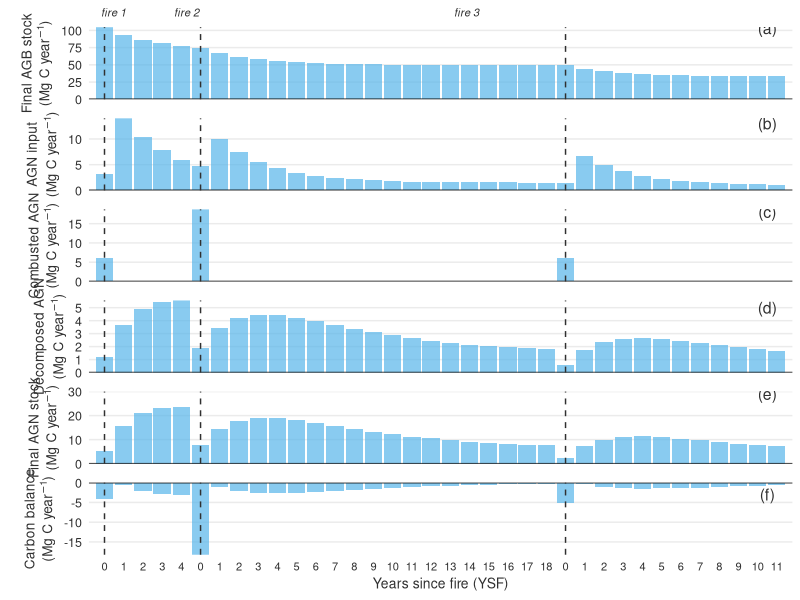

Write the R code that produced this figure.

##_____________________________________________________________________________
## SEEG Fire
## GEE emissions from forest fires not related to deforestation
## Integrated model for the final carbon balance from combustion and 
## mortality/decomposition for forestts only
##
## For all fire frequencies - Multiburn
## Manuscript figure - Single-point timeline
##
## R version 4.1.2
##
## Made by: Aline Pontes Lopes, 10/02/2022, eds 25/05/2022, 23/05/2023
##_______________________________________________________________________________


library(deSolve) #supports numerical integration using a range of numerical methods
library(ggplot2) #supports visualization of layered graphics
library(plyr) #supports data frame merging
library(magrittr) #supports pipe function
library(grid) #supports additional graphing capability
library(egg) #supports visualization of multiple plots & graphs

## TUTORIAL
## https://rpubs.com/rsmard05/sysDynR

# Other resources:
# https://exchange.iseesystems.com/models/editor/aline-pontes-lopes/seegfireemissionmodel20220210
# https://onlinelibrary.wiley.com/doi/abs/10.1002/sdr.1638

options(scipen = 999)


## Single-burn function -----------------------------------------------------------

# the function
model.single <- function(time, stocks, auxs){
  with(as.list(c(stocks, auxs)),{
    
    # Selecting AGB loss rate
    max.YSF = length(AGBloss.lookup) - 1
    aRef.netAGBloss = ifelse(time > max.YSF, 0, -AGBloss.lookup[as.character(time)])
    aRef.netAGNgain = ifelse(time > max.YSF, 0, AGBloss.lookup[as.character(time)])
    
    # Remaing AGB
    fNetAGBloss = s.inAGBstock * aRef.netAGBloss
    fLeftAGB = s.inAGBstock + fNetAGBloss
    
    # Necromass inflows
    fAGNinput.Mortality = s.inAGBstock * aRef.netAGNgain
    fAGNinput.TurnOver = s.inAGBstock * aRef.turnover #ifelse(time==0,0,aRef.turnover)
    fAGNinput = fAGNinput.Mortality + fAGNinput.TurnOver
    
    # Necromass outflows
    # Immediate combustion
    fAGNcomb.fwd = s.inAGNstock * ifelse(time==0, (1-aREF.AGNpart.sF)*aREF.combF.fwd.sF, 0)
    fAGNcomb.cwd = s.inAGNstock * ifelse(time==0, aREF.AGNpart.sF    *aREF.combF.cwd.sF, 0)
    fAGNcomb = fAGNcomb.fwd + fAGNcomb.cwd
    # Decomposition
    fAGNdecomp = (s.inAGNstock + fAGNinput - fAGNcomb)*aREF.decomposition #ifelse(time==0,0,aREF.decomposition)
    #Remaining necromass
    fLeftAGN = (s.inAGNstock + fAGNinput - fAGNcomb)*(1-aREF.decomposition) #(1-ifelse(time==0,0,aREF.decomposition)) 
    
    #Final Carbon balance
    fCBalance = (fLeftAGB - s.inAGBstock) + (fLeftAGN - s.inAGNstock)
    
    # Changes in reference stocks
    dYear_dt = 1
    dAGB_dt = fNetAGBloss
    dAGN_dt = fAGNinput - fAGNcomb - fAGNdecomp
    
    return(list(c(dYear_dt,dAGB_dt, dAGN_dt), 
                NetAGBloss = fNetAGBloss,
                Ref.netAGBloss = aRef.netAGBloss,
                LeftAGB = fLeftAGB,
                AGNinput = fAGNinput,
                AGNcomb = fAGNcomb,
                AGNdecomp = fAGNdecomp,
                LeftAGN = fLeftAGN,
                CBalance = fCBalance
                ))
  })
}



## Multiburn loop -----------------------------------------------------------
# example following the second sheet of the excel 'simulation_netemissions_update4_20220223_tests.xlsx' - second sheet
# available at: https://drive.google.com/drive/u/0/folders/1-Yv82rGGu3HhFHJ7umSBDI-MvBI-OkoG


# multiburn function using the single-burn function ----

model.multi <- function(simtime, first.last.years, fire.years, stocks, auxs, auxs.multiB){
  
  for(i in 1:length(fire.years)) {
    
    if(i==1) { # Single-burn
      
      # update the first-fire year
      stocks[1] =  fire.years[i] 
      
      # run the model
      base = data.frame(ode(y = stocks, times = simtime, func = model.single, parms = auxs, method = "euler"))
      
    } else { # Multiburn
      
      # update the first-fire year
      stocks[1] =  fire.years[i] 
      
      # update AGB and AGN stocks
      new.refYear.data = subset(base, year == fire.years[i])
      stocks[2] = new.refYear.data[[3]] # s.inAGBstock
      stocks[3] = new.refYear.data[[4]] # s.inAGNstock
      
      # update AGB loss for year 0, continuing the previous loop
      auxs[[1]]["0"] = -new.refYear.data[[6]] # AGB Loss Rate 
      
      # update cwd/fwd partioning
      auxs[4] = auxs.multiB[[1]]   
      
      # update cwd combustion factors
      auxs[6] = auxs.multiB[[2]]
      
      # run the model
      temp = data.frame(ode(y = stocks, times = simtime, func = model.single, parms = auxs, method = "euler"))
      
      # blend output dataframe
      
      base = subset(base, year < fire.years[i])
      
      base = rbind(base,temp) 
      
    }
    
    base = subset(base, year>=first.last.years[1] & year <= first.last.years[2])
    
  }
  
  return(base)
}



# Start values ---------------------------------------------------------------------
# example following the second sheet of the excel 'simulation_netemissions_update4_20220223_tests.xlsx' - thrid sheet
# available at: https://drive.google.com/drive/u/0/folders/1-Yv82rGGu3HhFHJ7umSBDI-MvBI-OkoG
# values were rounded


# Set the time period and step. Define the stocks and auxiliaries.

START <- 0
FINISH <- 35
STEP <- 1
simtime <- seq(START, FINISH, by = STEP)

first.last.years = c(1986,2021) # according to the Mapbiomas fire

fire.years = c(1986,1991,2010) # when the fire events happened                             <--- change here

stocks <- c(year = first.last.years[1],                  # start year
            s.inAGBstock = 104.6,       # start AGB stock                                <--- change here
            s.inAGNstock = 9.4)    # start AGN stock = cwd + fwd qcn maps              <--- change here

AGBloss.lookup = c(0,0.104,0.080,0.060,0.044,0.032,0.023,0.016,0.011,0.008,0.006,0.004,0.003,0.002,0.001,0.001,0.001)
#names(AGBloss.lookup) = seq(0,9,1)
names(AGBloss.lookup) = seq(0,16,1)

auxs <- list(AGBloss.lookup = AGBloss.lookup,
             aRef.turnover = 0.03,            
             aREF.decomposition = 0.19,        
             aREF.AGNpart.sF = 9.4/(5.0+9.4),    # cwd stock / (fwd + cwd stock)               <--- change here
             aREF.combF.fwd.sF = 0.683,
             aREF.combF.cwd.sF = 0.643
)

# just the variable that are different for single and multiburn
auxs.multiB = list(aREF.AGNpart.sF = 0.757,    # cwd stock / (fwd + cwd stock)
                   aREF.combF.cwd.sF = 0.824)

# running the function
sModel = model.multi(simtime, first.last.years, fire.years, stocks, auxs, auxs.multiB)
sModel
sum(sModel$CBalance)  


# Saving ------------------------------------------------------------------
# save(list=c("AGBloss.lookup","auxs","auxs.multiB","fire.years","first.last.years",'sModel',
#             "model.multi","model.single","simtime","START","STEP","FINISH","stocks"),
#      file='SEEGmodel_20220525.Rdata')

#load(file='SEEGmodel_20220404.Rdata')
#load(file='SEEGmodel_20220525.Rdata')


# Plotting ---------------------------------------------------------------------

# old plot with initial and final stocks

# pallete SEEG1 = ["#ffc000","#f68b32","#4f6128","#92d050","#d6e3bc"]

# library(tidyr)
# sModel.AGB = sModel[,c(1:3,7)] %>% gather(key='type', value='AGB',s.inAGBstock:LeftAGB) 
# sModel.AGB = as.data.frame(sModel.AGB)  
# sModel.AGB$type = as.factor(sModel.AGB$type)
# sModel.AGB$type = factor(sModel.AGB$type, levels = c("s.inAGBstock","LeftAGB"))

# # AGB stocks
# 
#   AGBstocks.TimePlot <- 
#     sModel.AGB %>% 
#     ggplot(aes(x=year, y=AGB, fill=type, alpha=type)) +
#     geom_bar(stat = "identity",position="identity") +
#     scale_fill_manual(values=c("#68A12B","#4f6128"),labels=c('initial','final')) +
#     scale_alpha_manual(values = c(0.6,0.7),labels=c('initial','final')) +
#     geom_hline(yintercept = 0) +
#     scale_x_continuous(breaks=sModel$year,
#                      labels = as.character(sModel$time),
#                      expand = c(0.01,0)) +
#     scale_y_continuous(expand = c(0,0)) +
#     theme_minimal() +
#     theme(axis.title = element_text(size = 11, color = 'gray19'),
#           axis.line = element_blank(),
#           panel.grid.minor.y = element_blank(),
#           panel.grid.major.x = element_blank(),
#           panel.grid.minor.x = element_blank(),
#           axis.text.y = element_text(size = 11, color = 'gray19'),
#           axis.text.x = element_text(size = 8, color = 'gray19'),
#           plot.title = element_text(size=13, face="bold", color = 'gray19'),
#           legend.position = c(0.93,0.75)) +
#     labs(x = 'Years since last fire (YSLF)', 
#          y = expression("AGB stock (Mg C year"^{-1}*")"),
#          fill = 'AGB stock',
#          alpha = 'AGB stock') +
#     theme(axis.text.x = element_blank(),
#           axis.title.x = element_blank()) + 
#     annotate("text", x = 2020.5, y = 115, label = "(a)")
# 
# # AGN stocks
#   
#   sModel.AGN = sModel[,c(1:2,4,11)] %>% gather(key='type', value='AGN',s.inAGNstock:LeftAGN) 
#   sModel.AGN = as.data.frame(sModel.AGN)  
#   sModel.AGN$type = as.factor(sModel.AGN$type)
#   sModel.AGN$type = factor(sModel.AGN$type, levels = c("s.inAGNstock","LeftAGN"))
#   
#   AGNstocks.TimePlot <- sModel.AGN %>% 
#     ggplot(aes(x=year, y=AGN, fill=type, alpha=type)) +
#     geom_bar(stat = "identity",position="identity") +
#     scale_fill_manual(values=c("#FFC000","#F7903B"),labels=c('initial','final')) +
#     scale_alpha_manual(values = c(0.7,0.5),labels=c('initial','final')) +
#     geom_hline(yintercept = 0) +
#     scale_x_continuous(breaks=sModel$year,
#                        labels = as.character(sModel$time),
#                        expand = c(0.01,0)) +
#     scale_y_continuous(limits=c(0,30), expand = c(0,0)) +
#     theme_minimal() +
#     theme(axis.title = element_text(size = 11, color = 'gray19'),
#           axis.line = element_blank(),
#           panel.grid.minor.y = element_blank(),
#           panel.grid.major.x = element_blank(),
#           panel.grid.minor.x = element_blank(),
#           axis.text.y = element_text(size = 11, color = 'gray19'),
#           axis.text.x = element_text(size = 8, color = 'gray19'),
#           plot.title = element_text(size=13, face="bold", color = 'gray19'),
#           legend.position = c(0.93,0.75)) +
#     labs(x = 'Years since last fire (YSLF)', 
#          y = expression("AGN stock (Mg C year"^{-1}*")"),
#          fill = 'AGN stock',
#          alpha = 'AGN stock') +
#   theme(axis.text.x = element_blank(),
#         axis.title.x = element_blank()) +
#   annotate("text", x = 2020.5, y = 29, label = "(b)")
#   
#   
#   # AGNinput.TimePlot <- sModel %>% 
#   #   ggplot() +
#   #   geom_bar(aes(x=year, y=AGNinput), stat = 'identity', fill = "brown") +
#   #   theme_minimal() +
#   #   theme(axis.text.x = element_blank(),
#   #         axis.title.x = element_blank()) +
#   #   labs(y='AGN input (Mg/ha)')
#   
#   # AGNcomb.TimePlot <- sModel %>% 
#   #   ggplot() +
#   #   geom_bar(aes(x=year, y=AGNcomb), stat = 'identity', fill = "orange") +
#   #   theme_minimal() +
#   #   theme(axis.text.x = element_text(angle=45, hjust=0.95, vjust=0.8)) +
#   #   labs(y='Combusted AGN (Mg/ha)')
#   # 
#   # AGNdecomp.TimePlot <- sModel %>% 
#   #   ggplot() +
#   #   geom_bar(aes(x=year, y=AGNdecomp), stat = 'identity', fill = "orange") +
#   #   theme_minimal() +
#   #   theme(axis.text.x = element_text(angle=45, hjust=0.95, vjust=0.8)) +
#   #   labs(y='decomposed AGN (Mg/ha)')
# 
# # C Balance
#   
#   FCBalance.TimePlot = sModel %>%
#     ggplot() +
#     geom_bar(aes(x=year, y = CBalance),stat = "identity", alpha=0.9, fill = "#B98DE2") +
#     geom_hline(yintercept = 0) +
#     scale_x_continuous(breaks=sModel$year,
#                        labels = as.character(sModel$time),
#                        expand = c(0.01,0)) +
#     scale_y_continuous(expand = c(0,0)) +
#     theme_minimal() +
#     theme(axis.title = element_text(size = 11, color = 'gray19'),
#           axis.line = element_blank(),
#           panel.grid.minor.y = element_blank(),
#           panel.grid.major.x = element_blank(),
#           panel.grid.minor.x = element_blank(),
#           axis.text.y = element_text(size = 11, color = 'gray19'),
#           axis.text.x = element_text(size = 10, color = 'gray19'),
#           plot.title = element_text(size=13, face="bold", color = 'gray19')) +
#     labs(x = 'Years since last fire (YSLF)', 
#          y = expression("Carbon balance (Mg C year"^{-1}*")")) +
#     annotate("text", x = 2020.5, y = -2, label = "(c)")
#     
#   
#   # timeline.plots = ggarrange(LeftAGB.TimePlot, AGNinput.TimePlot, LeftAGN.TimePlot,
#   #                            AGNcomb.TimePlot, AGNdecomp.TimePlot, FCBalance.TimePlot,
#   #                            ncol = 3)
#  
# 
# 
# 
# # save figure
# png("./figures/ManuscriptFigure4_SinglePoint_3fires_20220324.png",
#      width = 22, height = 20, units = 'cm', res = 300)
# timeline.plots = ggarrange(AGBstocks.TimePlot, 
#                            AGNstocks.TimePlot,
#                            FCBalance.TimePlot,
#                            ncol = 1)
# dev.off()


# plot with the final stocks only


#cbPal <- c("#000000", "#E69F00", "#56B4E9", "#009E73", "#F0E442", "#0072B2", "#D55E00", "#CC79A7")

# Final AGB stocks

  AGBstocks.TimePlot <-
    sModel %>%
    ggplot(aes(x=year, y=LeftAGB)) +
    geom_bar(stat = "identity", position="identity", fill='#56B4E9',alpha=0.7) + #old color: #68A12B, "#009E73"
    geom_hline(yintercept = 0) +
    geom_vline(xintercept = fire.years, linetype = "dashed",color = 'gray19') +
    scale_x_continuous(breaks=sModel$year,
                     labels = as.character(sModel$time),
                     expand = c(0.01,0)) +
    scale_y_continuous(expand = c(0,0)) +
    theme_minimal() +
    theme(axis.title = element_text(size = 14, color = 'gray19'),
          axis.line = element_blank(),
          panel.grid.minor.y = element_blank(),
          panel.grid.major.x = element_blank(),
          panel.grid.minor.x = element_blank(),
          axis.text.y = element_text(size = 9, color = 'gray19'),
          axis.text.x = element_text(size = 8, color = 'gray19'),
          plot.title = element_text(size=13, face="bold", color = 'gray19'),
          legend.position = c(0.93,0.75),
          plot.subtitle = element_text(size = 8,color = "gray19",face = "italic")) +
    labs(x = 'Years since last fire (YSLF)',
         y = expression(atop(NA,atop("Final AGB stock",paste("(Mg C year"^{-1}*")")))),
         subtitle = '    fire 1                fire 2                                                                                     fire 3') +
    theme(axis.text.x = element_blank(),
          axis.title.x = element_blank()) +
    annotate("text", x = 2020.5, y = 103, label = "(a)",size=4,color = 'gray19')

# AGN input

  AGNinput.TimePlot <- 
    sModel %>%
    ggplot(aes(x=year, y=AGNinput)) +
    geom_bar(stat = 'identity', fill = '#56B4E9',alpha=0.7) + # "#D55E00"
    geom_hline(yintercept = 0) +
    geom_vline(xintercept = fire.years, linetype = "dashed",color = 'gray19') +
    scale_x_continuous(breaks=sModel$year,
                       labels = as.character(sModel$time),
                       expand = c(0.01,0)) +
    scale_y_continuous(expand = c(0,0)) +
    theme_minimal() +
    theme(axis.title = element_text(size = 14, color = 'gray19'),
          axis.line = element_blank(),
          panel.grid.minor.y = element_blank(),
          panel.grid.major.x = element_blank(),
          panel.grid.minor.x = element_blank(),
          axis.text.y = element_text(size = 9, color = 'gray19'),
          axis.text.x = element_text(size = 8, color = 'gray19'),
          plot.title = element_text(size=13, face="bold", color = 'gray19'),
          legend.position = c(0.93,0.75)) +
    labs(x = 'Years since last fire (YSLF)',
         y = expression(atop(NA,atop("AGN input",paste("(Mg C year"^{-1}*")"))))) +
    theme(axis.text.x = element_blank(),
          axis.title.x = element_blank()) +
    annotate("text", x = 2020.5, y = 13, label = "(b)",size=4,color = 'gray19')
    #annotate("text", x = 2020.5, y = 13, label = "(c)",size=4,color = 'gray19')

# AGN combusted
  
  AGNcomb.TimePlot <- 
    sModel %>%
    ggplot(aes(x=year, y=AGNcomb)) +
    geom_bar(stat = 'identity', fill = '#56B4E9', alpha=0.7) +# old:"#0072B2"
    geom_hline(yintercept = 0) +
    geom_vline(xintercept = fire.years, linetype = "dashed",color = 'gray19') +
    scale_x_continuous(breaks=sModel$year,
                       labels = as.character(sModel$time),
                       expand = c(0.01,0)) +
    scale_y_continuous(expand = c(0,0)) +
    theme_minimal() +
    theme(axis.title = element_text(size = 14, color = 'gray19'),
          axis.line = element_blank(),
          panel.grid.minor.y = element_blank(),
          panel.grid.major.x = element_blank(),
          panel.grid.minor.x = element_blank(),
          axis.text.y = element_text(size = 9, color = 'gray19'),
          axis.text.x = element_text(size = 8, color = 'gray19'),
          plot.title = element_text(size=13, face="bold", color = 'gray19'),
          legend.position = c(0.93,0.75)) +
    labs(x = 'Years since last fire (YSLF)',
         y = expression(atop(NA,atop("Combusted AGN",paste("(Mg C year"^{-1}*")"))))) +
    theme(axis.text.x = element_blank(),
          axis.title.x = element_blank()) +
    annotate("text", x = 2020.5, y = 18, label = "(c)",size=4,color = 'gray19')
    #annotate("text", x = 2020.5, y = 18, label = "(b)",size=4,color = 'gray19')
    
# AGN decomp

  AGNdecomp.TimePlot <- 
    sModel %>%
    ggplot(aes(x=year, y=AGNdecomp)) +
    geom_bar(stat = 'identity', fill = '#56B4E9', alpha = 0.7) + #"#56B4E9"
    geom_hline(yintercept = 0) +
    geom_vline(xintercept = fire.years, linetype = "dashed",color = 'gray19') +
    scale_x_continuous(breaks=sModel$year,
                       labels = as.character(sModel$time),
                       expand = c(0.01,0)) +
    scale_y_continuous(expand = c(0,0)) +
    theme_minimal() +
    theme(axis.title = element_text(size = 14, color = 'gray19'),
          axis.line = element_blank(),
          panel.grid.minor.y = element_blank(),
          panel.grid.major.x = element_blank(),
          panel.grid.minor.x = element_blank(),
          axis.text.y = element_text(size = 9, color = 'gray19'),
          axis.text.x = element_text(size = 8, color = 'gray19'),
          plot.title = element_text(size=13, face="bold", color = 'gray19'),
          legend.position = c(0.93,0.75)) +
    labs(x = 'Years since last fire (YSLF)',
         y = expression(atop(NA,atop("Decomposed AGN",paste("(Mg C year"^{-1}*")"))))) +
    theme(axis.text.x = element_blank(),
          axis.title.x = element_blank()) +
    annotate("text", x = 2020.5, y = 5, label = "(d)",size=4,color = 'gray19')
  
# Final AGN stocks

  AGNstocks.TimePlot <- 
    sModel %>%
    ggplot(aes(x=year, y=LeftAGN)) +
    geom_bar(stat = "identity",position="identity",fill='#56B4E9',alpha=0.7) +  #old: #F7903B, '#E69F00'
    geom_hline(yintercept = 0) +
    geom_vline(xintercept = fire.years, linetype = "dashed",color = 'gray19') +
    scale_x_continuous(breaks=sModel$year,
                       labels = as.character(sModel$time),
                       expand = c(0.01,0)) +
    scale_y_continuous(limits=c(0,30), expand = c(0,0)) +
    theme_minimal() +
    theme(axis.title = element_text(size = 14, color = 'gray19'),
          axis.line = element_blank(),
          panel.grid.minor.y = element_blank(),
          panel.grid.major.x = element_blank(),
          panel.grid.minor.x = element_blank(),
          axis.text.y = element_text(size = 9, color = 'gray19'),
          axis.text.x = element_text(size = 8, color = 'gray19'),
          plot.title = element_text(size=13, face="bold", color = 'gray19'),
          legend.position = c(0.93,0.75)) +
    labs(x = 'Years since last fire (YSLF)',
         y = expression(atop(NA,atop("Final AGN stock",paste("(Mg C year"^{-1}*")")))),
         fill = 'AGN stock',
         alpha = 'AGN stock') +
  theme(axis.text.x = element_blank(),
        axis.title.x = element_blank()) +
  annotate("text", x = 2020.5, y = 29, label = "(e)",size=4,color = 'gray19')

# C Balance

  FCBalance.TimePlot = sModel %>%
    ggplot() +
    geom_bar(aes(x=year, y = CBalance),stat = "identity", alpha=0.7, fill = '#56B4E9') +  #old: #B98DE2, #CC79A7
    geom_hline(yintercept = 0) +
    geom_vline(xintercept = fire.years, linetype = "dashed",color = 'gray19') +
    scale_x_continuous(breaks=sModel$year,
                       labels = as.character(sModel$time),
                       expand = c(0.01,0)) +
    scale_y_continuous(expand = c(0,0)) +
    theme_minimal() +
    theme(axis.title.y = element_text(size = 14, color = 'gray19'),
          axis.title.x = element_text(size = 10, color = 'gray19'),
          axis.line = element_blank(),
          panel.grid.minor.y = element_blank(),
          panel.grid.major.x = element_blank(),
          panel.grid.minor.x = element_blank(),
          axis.text.y = element_text(size = 9, color = 'gray19'),
          axis.text.x = element_text(size = 8, color = 'gray19'),
          plot.title = element_text(size=13, face="bold", color = 'gray19')) +
    labs(x = 'Years since fire (YSF)',
         y = expression(atop(NA,atop("Carbon balance",paste("(Mg C year"^{-1}*")"))))) +
         #y = expression("Carbon balance (Mg C year"^{-1}*")")) +
    annotate("text", x = 2020.5, y = -3, label = "(f)", size=4,color = 'gray19')
    # annotate("text", x = 2020.5, y = -3, label = "(e)", size=4,color = 'gray19')


  # timeline.plots = ggarrange(LeftAGB.TimePlot, AGNinput.TimePlot, LeftAGN.TimePlot,
  #                            AGNcomb.TimePlot, AGNdecomp.TimePlot, FCBalance.TimePlot,
  #                            ncol = 3)


# save figure
png("./Figures/SM_Figure3.png",
     width = 16, height = 22, units = 'cm', res = 300)
timeline.plots = ggarrange(AGBstocks.TimePlot,
                           AGNinput.TimePlot,
                           AGNcomb.TimePlot,
                           AGNdecomp.TimePlot,
                           AGNstocks.TimePlot,
                           FCBalance.TimePlot,
                           ncol = 1)
dev.off()
